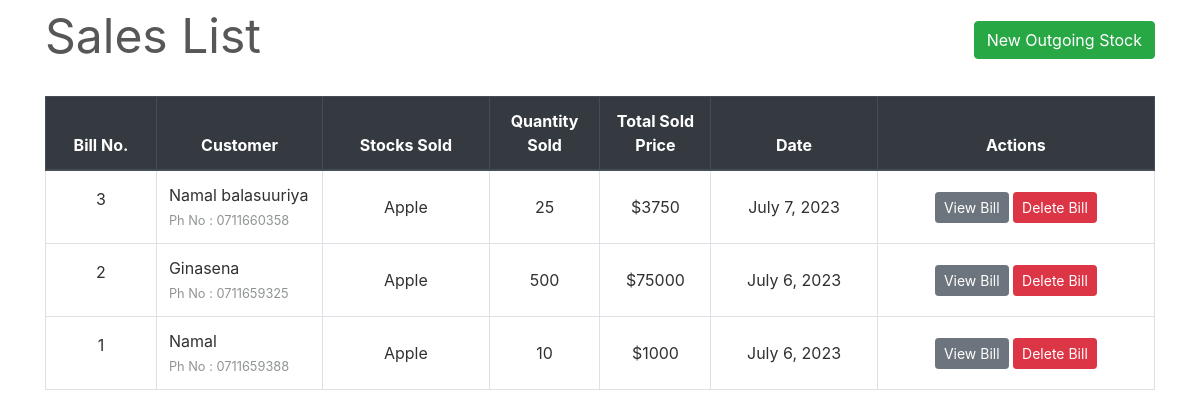
Page /transactions/sales/ on the committed database.
### transactions/models.py (models this page shows, shortened)
class SaleBill(models.Model):
    billno = models.AutoField(primary_key=True)
    time = models.DateTimeField(auto_now=True)
    name = models.CharField(max_length=150)
    phone = models.CharField(max_length=12)
    address = models.CharField(max_length=200)
    email = models.EmailField(max_length=254)
    def get_items_list(self):
        return SaleItem.objects.filter(billno=self)
    def get_total_price(self):
        saleitems = SaleItem.objects.filter(billno=self)
        total = 0
        for item in saleitems:
            total += item.totalprice
        return total

class SaleItem(models.Model):
    billno = models.ForeignKey(SaleBill, on_delete = models.CASCADE, related_name='salebillno')
    stock = models.ForeignKey(Stock, on_delete = models.CASCADE, related_name='saleitem')
    quantity = models.IntegerField(default=1)
    perprice = models.IntegerField(default=1)
    totalprice = models.IntegerField(default=1)

### transactions/views.py (the view)
class SaleView(ListView):
    model = SaleBill
    template_name = "sales/sales_list.html"
    context_object_name = 'bills'
    ordering = ['-time']
    paginate_by = 10

### transactions/templates/sales/sales_list.html (shortened to what this page needs)
{% extends "base.html" %}
{% load widget_tweaks %}
{% block content %}
    <div class="row" style="color: #575757; font-style: bold; font-size: 3rem;">
        <div class="col-md-8">Sales List</div>
        <div class="col-md-4">
            <div style="float:right;"> <a class="btn btn-success" href="{% url 'new-sale' %}">New Outgoing Stock</a> </div>
        </div>
    </div>
    <br>
    <table class="table table-css table-bordered table-hover">
        <thead class="thead-dark align-middle">
            <tr>
                <th width="10%">Bill No.</th>
                <th width="15%">Customer</th>
                <th width="15%">Stocks Sold</th>
                <th width="10%">Quantity Sold</th>
                <th width="10%">Total Sold Price</th>
                <th width="15%">Date</th>
                <th width="25%">Actions</th>
            </tr>
        </thead>
{% if bills %}
        <tbody>
            {% for sale in bills %}
            <tr>
                <td class="align-middle"> <p>{{ sale.billno }}</p> </td>
                <td class=""> {{ sale.name }} <br> <small style="color: #909494">Ph No : {{ sale.phone }}</small> </td>
                <td class="align-middle">{% for item in sale.get_items_list %} {{ item.stock.name }} <br> {% endfor %}</td>
                <td class="align-middle">{% for item in sale.get_items_list %} {{ item.quantity }} <br> {% endfor %}</td>
                <td class="align-middle">${{ sale.get_total_price }}</td>
                <td class="align-middle">{{ sale.time.date }}</td>
                <td class="align-middle"> <a href="{% url 'sale-bill' sale.billno %}" class="btn btn-secondary btn-sm">View Bill</a> <a href="{% url 'delete-sale' sale.pk %}" class="btn btn-danger btn-sm">Delete Bill</a> </td>
            </tr>
            {% endfor %}
        </tbody>
    </table>
{% else %}
        <tbody></tbody>
    </table>
    <br><br><br><br><br><br><br><br>
    <div style="color: #575757; font-style: bold; font-size: 1.5rem; text-align: center;">The records are empty. Please try adding some.</div>
{% endif %}
{% endblock content %}

### homepage/static/css/main.css (style rules this page uses)
body, html { height: 100%; }
p { color: rgb(49, 49, 49); }
a { color: #55b159; }
.table-css { color: #313131; }
.align-middle { text-align: center; }

### rows in the picture
SaleBill: billno "3", name "Namal balasuuriya", phone "0711660358", get_total_price "3750", time "July 7, 2023"
SaleItem: stock.name "Apple", quantity "25"
SaleBill: billno "2", name "Ginasena", phone "0711659325", get_total_price "75000", time "July 6, 2023"
SaleItem: stock.name "Apple", quantity "500"
SaleBill: billno "1", name "Namal", phone "0711659388", get_total_price "1000", time "July 6, 2023"
SaleItem: stock.name "Apple", quantity "10"
